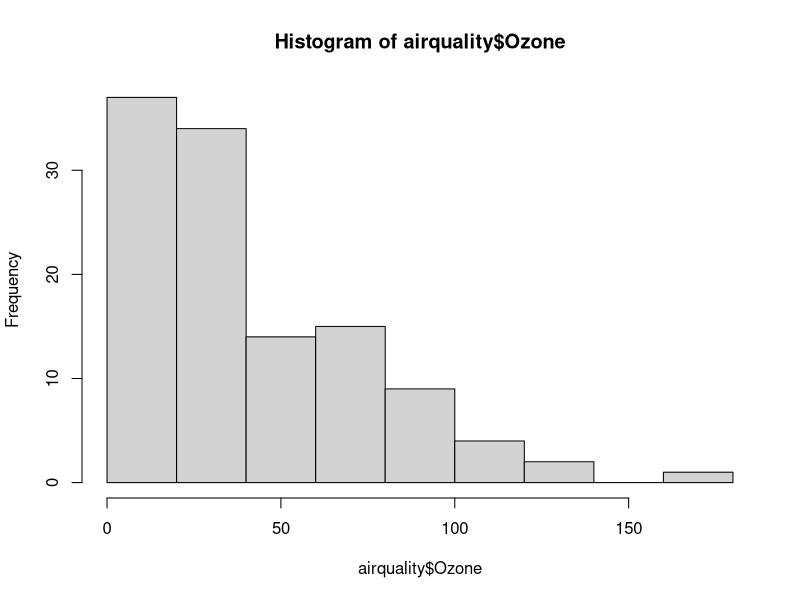
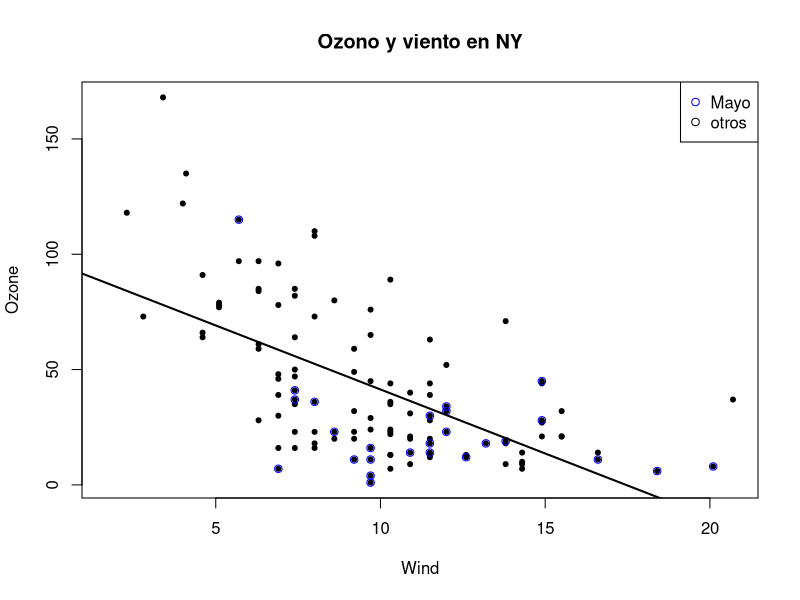
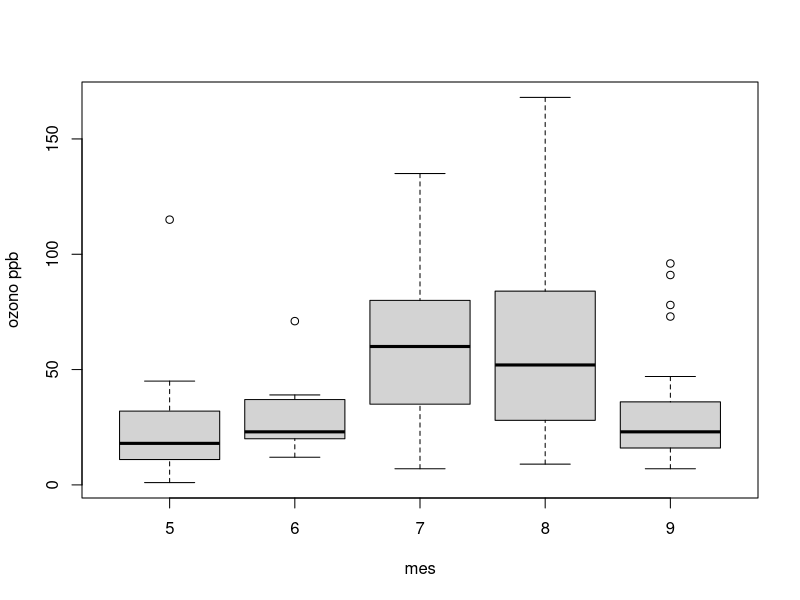
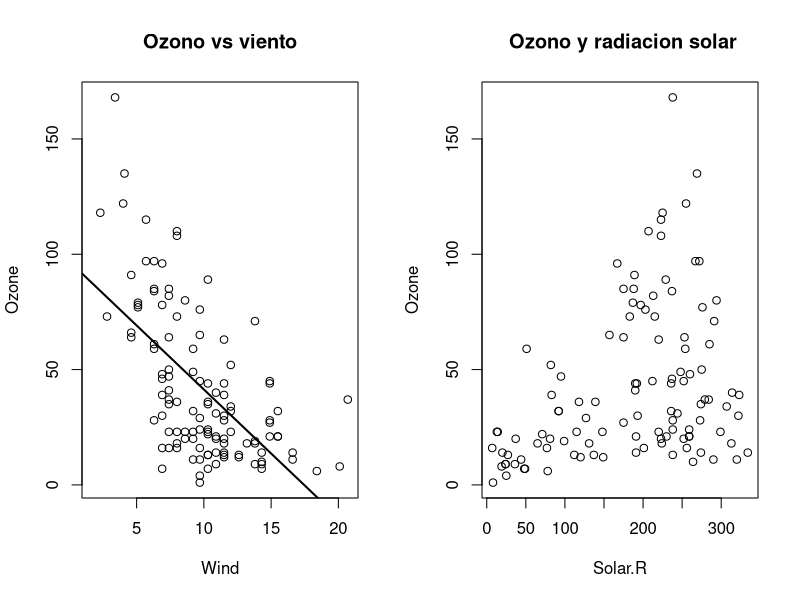

These charts were generated, in order, by the following R code: (Note: this script raises an error after producing the figures.)
## ---- chunk 1
knitr::opts_chunk$set(eval=FALSE)
knitr::opts_chunk$set(echo=TRUE)
## ---- chunk 2
library(datasets)
#pinto un histograma
hist(airquality$Ozone) # pinta un gráfico 

#pinto un scatterplot
# with(tabla, plot(col,colB))
with(airquality, plot(Wind,Ozone, main="Ozono y viento en NY",pch=20))
# Añado que pinte los del mes de mayo en azul
with(subset(airquality, Month==5), points(Wind,Ozone,col="blue"))
# Añadimosuna leyenda
legend("topright", pch =1, col=c("blue","black"),legend=c("Mayo","otros"))
#añadimos linea de regresion
model<-lm(Ozone ~ Wind,airquality)
abline(model,lwd=2)

# Grafica de cajas boxplot
airquality<-transform(airquality,Month=factor(Month))
boxplot(Ozone ~ Month, airquality, xlab="mes", ylab="ozono ppb")

#EJEMPLO GRAFICOS MULTIPLES
par(mfrow=c(1,2))# (filas, col)
with(airquality, {
    plot(Wind, Ozone, main="Ozono vs viento")
    model<-lm(Ozone ~ Wind,airquality) #
    abline(model,lwd=2) #
    plot(Solar.R, Ozone, main=" Ozono y radiacion solar")
})

## ---- chunk 3
geom_point(color = "steelblue", alpha = 1/2, size = 4)
# Note that if I want to assign color to different data, I have to wrap it in
# aes() function, thus subsetting it with different colors based on factor variable values
geom_point(aes(color = bmicat), alpha = 1/2, size = 4)
# Add labels and title
+labs(title = "MAACS Cohort")
+labs(x = expression("log " * PM[2.5]), y = "Nocturnal Symptoms")
# Modify smooth line, se turns off confidence interval
+ geom_smooth(size = 4, linetype = 3, method = "lm", se = FALSE)
# Change the background and font
+ theme_bw(base_family = "Times")
